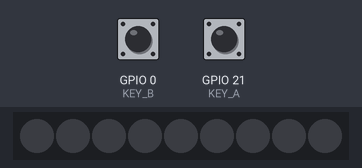
Simulated run of this program. Board: Seeed XIAO ESP32-S3. Parts: 9 RGB LEDs in strip order, left to right. The inputs (shaded band) are chosen by the test bench; at power-on: GPIO 21 (KEY_A) HIGH, GPIO 0 (KEY_B) HIGH. Dim RGB values are drawn brighter than linear; random numbers use the default seed unless the program sets one; what the program prints to the serial monitor is not drawn.

Above: at 3.2 s.
3.3 s: GPIO 21 (KEY_A) pulled LOW for 0.15 s
At 4.5 s:
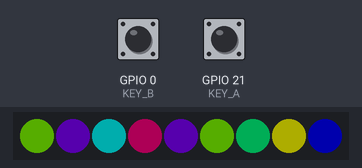
4.9 s: GPIO 0 (KEY_B) pulled LOW for 0.15 s
6.5 s: GPIO 0 (KEY_B) pulled LOW for 1 s
9.0 s: GPIO 21 (KEY_A) pulled LOW for 1 s
At 10.3 s:
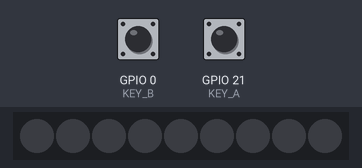
11.5 s: GPIO 21 (KEY_A) pulled LOW for 0.15 s
At 12.2 s:
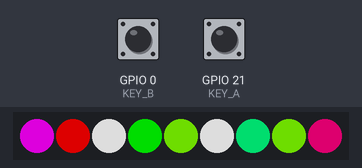
13.1 s: GPIO 21 (KEY_A) pulled LOW for 3.2 s
At 13.5 s:
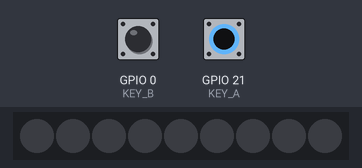
Timing chart, 0 to 16.1 s (numbered marks = the images above; inputs shaded):
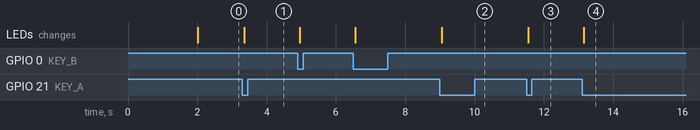

The program:

main.cpp
```cpp
/*
 * 未来科技盒 3.0 - 按键控制 RGB 灯光
 *
 * 功能说明：
 *   按键 A：开/关灯切换，每次开灯时 9 个 RGB 灯随机分配不同颜色
 *   按键 B：切换亮度档位（共 5 档：20% → 40% → 60% → 80% → 100% → 循环）
 *
 * 硬件：
 *   - 3×3 WS2812 RGB LED 矩阵 (GPIO33)
 *   - 按键A (GPIO21), 按键B (GPIO0)
 */

#include <Arduino.h>
#include <Adafruit_NeoPixel.h>
#include "pins.h"

// ============================================
// 亮度档位配置
// ============================================
const uint8_t BRIGHTNESS_LEVELS[] = {50, 100, 150, 200, 255};  // 5档亮度
const int NUM_BRIGHTNESS_LEVELS = sizeof(BRIGHTNESS_LEVELS) / sizeof(BRIGHTNESS_LEVELS[0]);
int currentBrightnessIndex = 0;  // 当前亮度档位索引

// ============================================
// 灯光状态
// ============================================
bool ledsOn = false;  // 灯光开关状态

// ============================================
// 预定义鲜艳颜色（用于随机选择）
// ============================================
struct Color {
  uint8_t r, g, b;
};

const Color VIVID_COLORS[] = {
  {255,   0,   0},  // 红
  {0,   255,   0},  // 绿
  {0,     0, 255},  // 蓝
  {255, 255,   0},  // 黄
  {0,   255, 255},  // 青
  {255,   0, 255},  // 品红
  {255, 128,   0},  // 橙
  {128,   0, 255},  // 紫
  {255, 255, 255},  // 白
  {0,   255, 128},  // 春绿
  {255,   0, 128},  // 玫红
  {128, 255,   0},  // 黄绿
};
const int NUM_COLORS = sizeof(VIVID_COLORS) / sizeof(VIVID_COLORS[0]);

// ============================================
// NeoPixel 对象
// ============================================
Adafruit_NeoPixel strip(NUM_LEDS, RGB_PIN, NEO_GRB + NEO_KHZ800);

// ============================================
// 按键消抖相关
// ============================================
bool lastKeyA = HIGH;
bool lastKeyB = HIGH;
unsigned long lastKeyATime = 0;
unsigned long lastKeyBTime = 0;
const unsigned long DEBOUNCE_MS = 200;  // 消抖时间

// ============================================
// 为每个LED分配随机颜色并点亮
// ============================================
void randomizeAndShowLEDs() {
  for (int i = 0; i < NUM_LEDS; i++) {
    int colorIdx = random(NUM_COLORS);
    strip.setPixelColor(i, strip.Color(
      VIVID_COLORS[colorIdx].r,
      VIVID_COLORS[colorIdx].g,
      VIVID_COLORS[colorIdx].b
    ));
  }
  strip.show();
}

// ============================================
// 关闭所有灯
// ============================================
void turnOffLEDs() {
  strip.clear();
  strip.show();
}

// ============================================
// 按键A处理：切换灯光开关，开灯时随机颜色
// ============================================
void onKeyAPressed() {
  ledsOn = !ledsOn;

  if (ledsOn) {
    randomizeAndShowLEDs();
    Serial.println("[KEY A] 灯光开启 - 随机颜色");
  } else {
    turnOffLEDs();
    Serial.println("[KEY A] 灯光关闭");
  }
}

// ============================================
// 按键B处理：切换亮度档位
// ============================================
void onKeyBPressed() {
  currentBrightnessIndex = (currentBrightnessIndex + 1) % NUM_BRIGHTNESS_LEVELS;
  uint8_t newBrightness = BRIGHTNESS_LEVELS[currentBrightnessIndex];
  strip.setBrightness(newBrightness);

  // 如果灯是亮的，立即刷新显示以体现新亮度
  if (ledsOn) {
    strip.show();
  }

  int percent = (newBrightness * 100) / 255;
  Serial.printf("[KEY B] 亮度档位 %d/%d (亮度值: %d, 约 %d%%)\n",
    currentBrightnessIndex + 1, NUM_BRIGHTNESS_LEVELS, newBrightness, percent);
}

// ============================================
// setup
// ============================================
void setup() {
  Serial.begin(115200);
  delay(2000);  // ESP32-S3 启动等待

  Serial.println("========================================");
  Serial.println("  未来科技盒 3.0 - 按键控制RGB灯光");
  Serial.println("  KEY_A: 开/关灯 (随机颜色)");
  Serial.println("  KEY_B: 调节亮度 (5档循环)");
  Serial.println("========================================");

  // 初始化按键（内部上拉）
  pinMode(KEY_A, INPUT_PULLUP);
  pinMode(KEY_B, INPUT_PULLUP);

  // 初始化 RGB LED
  strip.begin();
  strip.setBrightness(BRIGHTNESS_LEVELS[currentBrightnessIndex]);
  strip.show();  // 初始全灭

  // 初始化随机种子
  randomSeed(analogRead(0) ^ (millis() << 16));

  Serial.println("初始化完成，等待按键操作...");
}

// ============================================
// loop
// ============================================
void loop() {
  bool currentKeyA = digitalRead(KEY_A);
  bool currentKeyB = digitalRead(KEY_B);
  unsigned long now = millis();

  // 按键A 边沿检测 + 消抖
  if (lastKeyA == HIGH && currentKeyA == LOW && (now - lastKeyATime > DEBOUNCE_MS)) {
    delay(50);  // 3.0 可安全使用 delay 消抖
    if (digitalRead(KEY_A) == LOW) {
      onKeyAPressed();
      lastKeyATime = now;
    }
  }
  lastKeyA = currentKeyA;

  // 按键B 边沿检测 + 消抖
  if (lastKeyB == HIGH && currentKeyB == LOW && (now - lastKeyBTime > DEBOUNCE_MS)) {
    delay(50);
    if (digitalRead(KEY_B) == LOW) {
      onKeyBPressed();
      lastKeyBTime = now;
    }
  }
  lastKeyB = currentKeyB;
}
```

pins.h
```cpp
#ifndef PINS_H
#define PINS_H

// ============================================
// 未来科技盒 3.0 引脚定义
// ============================================

// --- RGB LED 矩阵 (WS2812) ---
#define RGB_PIN     33    // RGB LED 数据总线引脚
#define NUM_LEDS    9     // 3×3 = 9个LED

// --- 按键 ---
#define KEY_A       21    // 按键A (按下LOW)
#define KEY_B       0     // 按键B/BOOT (按下LOW)

#endif // PINS_H
```

Measured:
- after the input at 3.3 s, the LEDs: change after 0.05 s (image 1)
- after the input at 9.0 s, the LEDs: change after 0.05 s (image 2)
- after the input at 11.5 s, the LEDs: change after 0.05 s (image 3)
- after the input at 13.1 s, the LEDs: change after 0.05 s (image 4)
